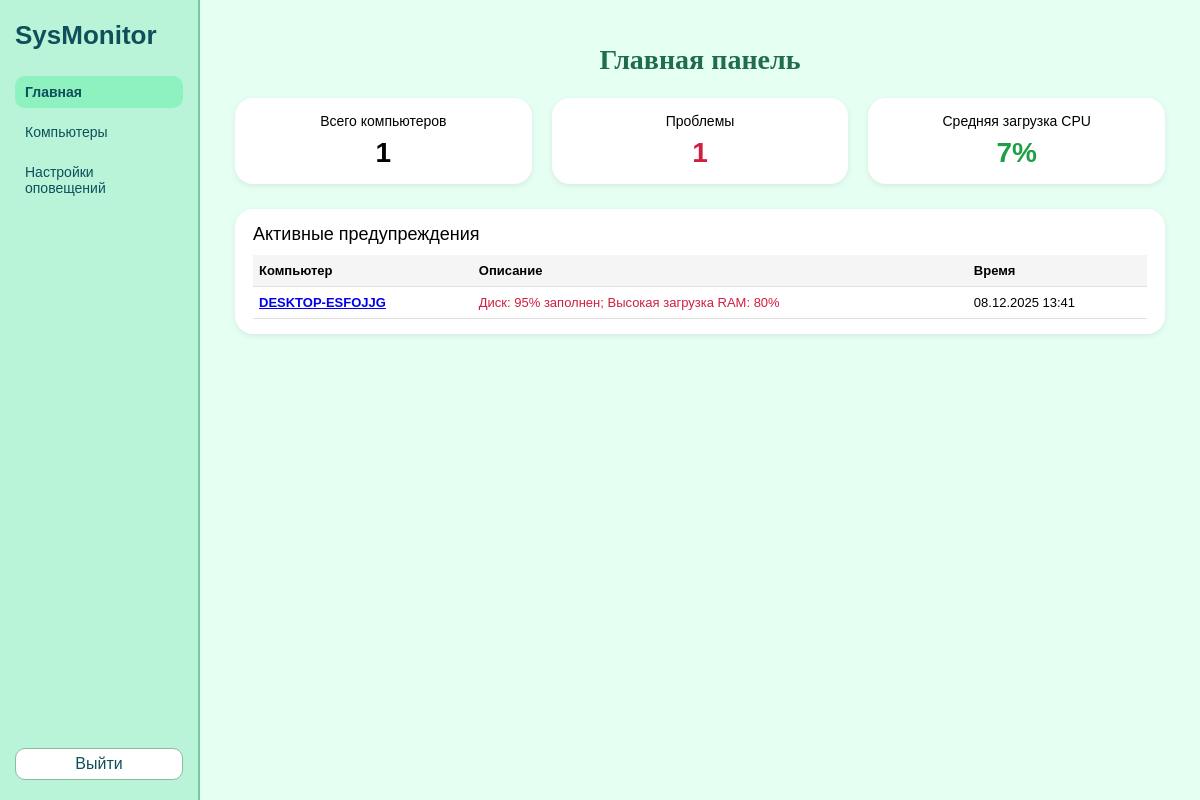
Page /dashboard (signed in) on the earlier database version.
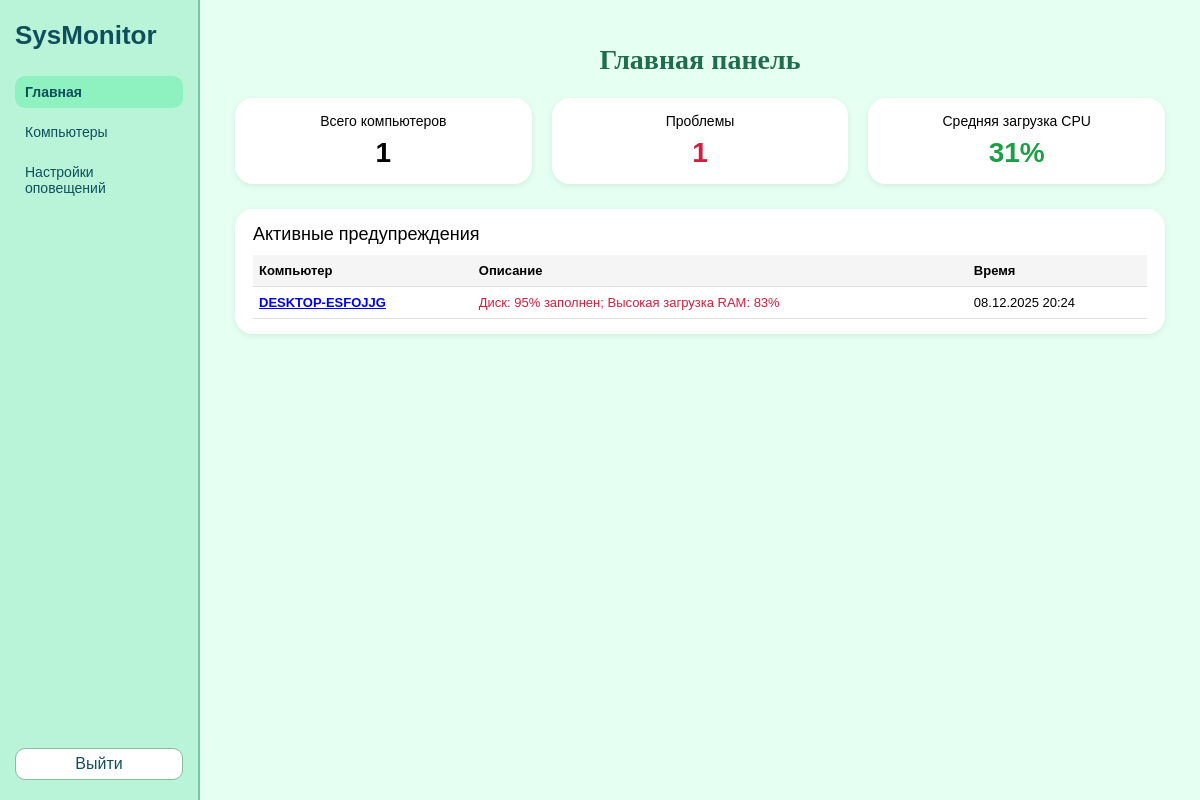
Same page on the later database version.
### app/models.py (models this page shows)
class Computer(db.Model):
    id = db.Column(db.Integer, primary_key=True)
    hostname = db.Column(db.String(128), unique=True, nullable=False)
    created_at = db.Column(db.DateTime, default=datetime.utcnow)
    metrics = db.relationship('Metric', backref='computer', lazy=True, cascade="all, delete-orphan")

class Metric(db.Model):
    id = db.Column(db.Integer, primary_key=True)
    computer_id = db.Column(db.Integer, db.ForeignKey('computer.id'), nullable=False)
    cpu_percent = db.Column(db.Float)
    memory_usage = db.Column(db.Float)
    disk_usage = db.Column(db.Float)
    processes = db.Column(db.Integer)
    timestamp = db.Column(db.DateTime, default=datetime.utcnow)

### app/routes.py (the view)
@main.route('/dashboard')
@login_required
def dashboard():
    computers = Computer.query.all()
    total = len(computers)
    alerts = []
    cpu_values = []
    thresholds = get_thresholds()
    for comp in computers:
        last = comp.metrics[-1] if comp.metrics else None
        if not last:
            continue
        cpu_values.append(last.cpu_percent or 0)
        problems_for_comp = []
        if last.disk_usage is not None and last.disk_usage >= thresholds['disk']:
            problems_for_comp.append(f"Диск: {int(last.disk_usage)}% заполнен")
        if last.memory_usage is not None and last.memory_usage >= thresholds['ram']:
            problems_for_comp.append(f"Высокая загрузка RAM: {int(last.memory_usage)}%")
        if last.cpu_percent is not None and last.cpu_percent >= thresholds['cpu']:
            problems_for_comp.append(f"Высокая загрузка CPU: {int(last.cpu_percent)}%")
        if problems_for_comp:
            alerts.append({
                "computer": comp,
                "message": "; ".join(problems_for_comp),
                "timestamp": last.timestamp,
            })
    problems_count = len(alerts)
    avg_cpu = int(sum(cpu_values) / len(cpu_values)) if cpu_values else 0
    return render_template(
        'dashboard.html',
        total_computers=total,
        problems_count=problems_count,
        avg_cpu=avg_cpu,
        alerts=alerts,
        thresholds=thresholds
    )

### app/routes.py (called while the page is built)
def get_thresholds():
    return {
        'cpu': session.get('cpu_threshold', DEFAULT_CPU_THRESHOLD),
        'ram': session.get('ram_threshold', DEFAULT_RAM_THRESHOLD),
        'disk': session.get('disk_threshold', DEFAULT_DISK_THRESHOLD),
    }

def login_required(view_func):
    @wraps(view_func)
    def wrapper(*args, **kwargs):
        if not session.get('logged_in'):
            return redirect(url_for('main.login'))
        return view_func(*args, **kwargs)
    return wrapper

### app/templates/dashboard.html (shortened to what this page needs)
<!DOCTYPE html>
<html lang="ru">
<head>
</head>
<body>
<div class="app">
    <aside class="sidebar">
        <div class="logo-text">SysMonitor</div>
        <div class="menu-item active">
            <a href="{{ url_for('main.dashboard') }}">Главная</a>
        </div>
        <div class="menu-item">
            <a href="{{ url_for('main.index') }}">Компьютеры</a>
        </div>
        <div class="menu-item">
            <a href="{{ url_for('main.alerts_settings') }}">Настройки оповещений</a>
        </div>
        <div class="menu-footer">
            <div class="logout-btn">
                <a href="{{ url_for('main.logout') }}">Выйти</a>
            </div>
        </div>
    </aside>
    <main class="main">
        <h1 class="main-title">Главная панель</h1>
        <div class="cards-row">
            <div class="card">
                <div class="card-title">Всего компьютеров</div>
                <div class="card-value-main">{{ total_computers }}</div>
            </div>
            <div class="card">
                <div class="card-title">Проблемы</div>
                <div class="card-value-main card-value-red">{{ problems_count }}</div>
            </div>
            <div class="card">
                <div class="card-title">Средняя загрузка CPU</div>
                <div class="card-value-main card-value-green">{{ avg_cpu }}%</div>
            </div>
        </div>
        <div class="alerts-block">
            <div class="alerts-title">Активные предупреждения</div>
            {% if alerts %}
                <table>
                    <tr>
                        <th>Компьютер</th>
                        <th>Описание</th>
                        <th>Время</th>
                    </tr>
                    {% for item in alerts %}
                        <tr>
                            <td class="alert-name">
                                <a href="{{ url_for('main.computer_detail', comp_id=item.computer.id) }}">
                                    {{ item.computer.hostname }}
                                </a>
                            </td>
                            <td class="alert-crit">{{ item.message }}</td>
                            <td>{{ item.timestamp.strftime('%d.%m.%Y %H:%M') }}</td>
                        </tr>
                    {% endfor %}
                </table>
            {% else %}
                <p>Активных предупреждений нет.</p>
            {% endif %}
        </div>
    </main>
</div>
</body>
</html>

Differences in the rows shown:
no longer on this page (row unchanged): Metric: timestamp "08.12.2025 13:41"
added Metric: timestamp "08.12.2025 20:24"
Other differences:
{{ avg_cpu }}: "7" → "31"
new list line: "DESKTOP-ESFOJJG"
new list line: "Диск: 95% заполнен; Высокая загрузка RAM: 83%"
list line gone: "DESKTOP-ESFOJJG"
list line gone: "Диск: 95% заполнен; Высокая загрузка RAM: 80%"
